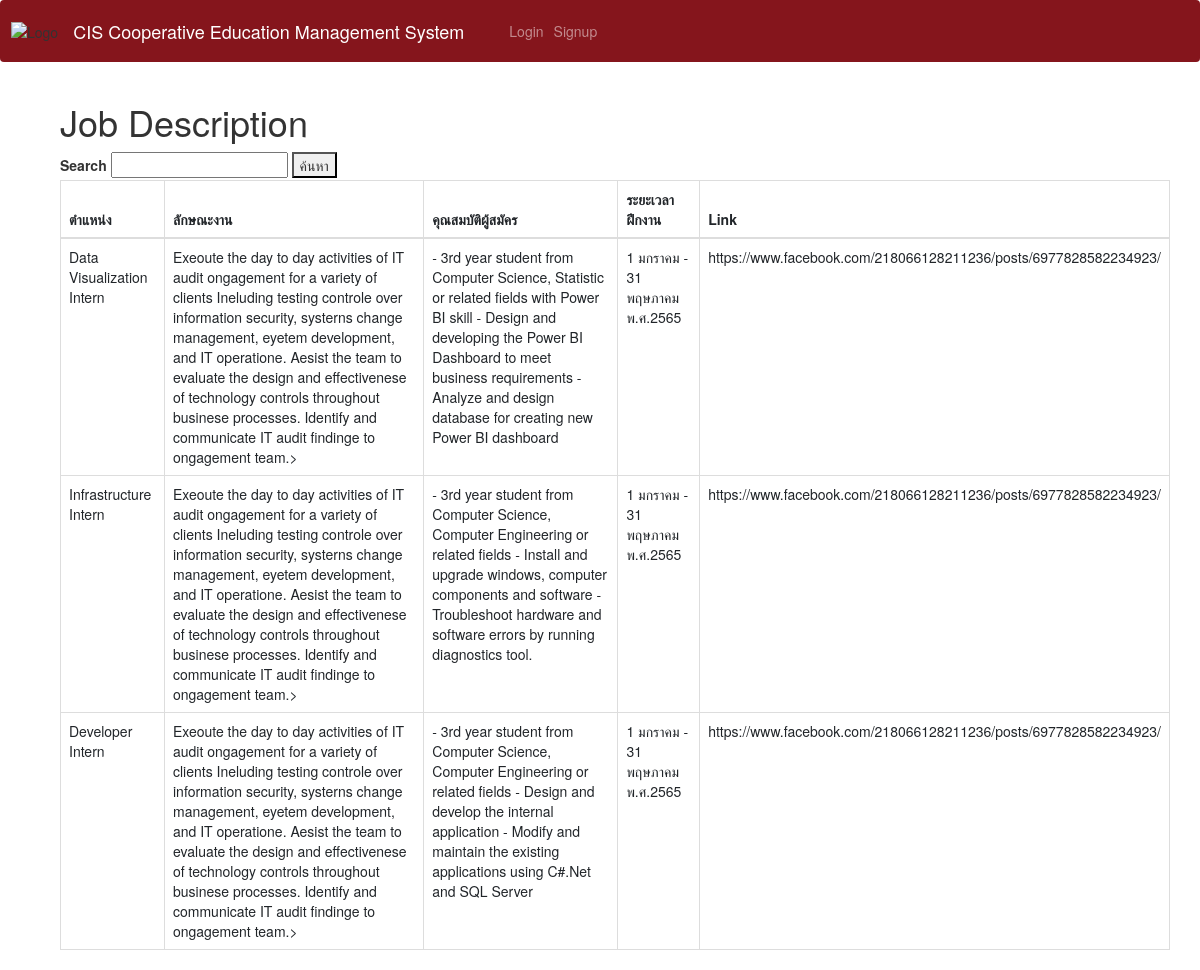
The app's page /job1?t=11 with its own data.
### tables this page shows
CREATE TABLE "Job_Position" (
	"Job_Position_ID"	varchar(10) NOT NULL,
	"Company_ID"	varchar(10) NOT NULL,
	"User_Staff_ID"	varchar(10) NOT NULL,
	"Job_Position_Name"	varchar(255) NOT NULL,
	"Job_Amount_Required"	int(100),
	"Compensation"	int(10),
	"Job_Description"	varchar(255),
	"Position_Qualification"	varchar(255),
	"Working_Period"	varchar(255),
	"Job_Position_Link"	varchar(255) NOT NULL,
	PRIMARY KEY("Job_Position_ID"),
	FOREIGN KEY("Company_ID") REFERENCES "Company"("Company_ID")
);

### dsi321new/website/auth.py (the view)
@auth.route('/job1')
def job1():
        with con:
            atitle = request.args.get('t')
            cur=con .cursor()
            query1= "select * from Job_Position where Company_ID = "+str(atitle)
            cur.execute(query1)
            rows= cur.fetchall()
        return render_template("job1.html",datas2=rows, user=current_user)

### dsi321new/website/templates/job1.html (shortened to what this page needs)
<!DOCTYPE html>
{% extends "base.html" %} {% block title %}Job1{% endblock %} {% block content%}
<html>
<head>
  <link rel="stylesheet" href="https://maxcdn.bootstrapcdn.com/bootstrap/3.3.7/css/bootstrap.min.css">
</head>
<body>
    <div class ='container'>
        <h1> Job Description</h1>
          <label>Search</label>
          <input type="text" name="search">
          <button type="submit" >ค้นหา</button>
          <table class = "table table-bordered">
            <thead>
              <tr>
                <th>ตำแหน่ง</th>
                <th>ลักษณะงาน</th>
                <th>คุณสมบัติผู้สมัคร</th>
                <th>ระยะเวลาฝึกงาน</th>
                <th>Link</th>
              </tr>
            </thead>
            <tbody>
              {%for row in datas2 %}
              <tr>
                <td>{{row.3}}</td>
                <td>{{row.6}}></td>
                <td>{{row.7}}</td>
                <td>{{row.8}}</td>
                <td>{{row.9}}</td>
              </tr>
              {% endfor %}
            </tbody>
          </table>
    </div>
</body>
{% endblock %}

### records on screen
Job_Position: Job_Position_Name "Data Visualization Intern", Job_Description "Exeoute the day to day activities of IT audit ongagement for a variety of clients Ineluding testing controle over information security, systerns change management, eyetem development, and IT operatione. Aesist the team to evaluate the design and effectivenese of technology controls throughout businese processes. Identify and communicate IT audit findinge to ongagement team.", Position_Qualification "- 3rd year student from Computer Science, Statistic or related fields with Power BI skill - Design and developing the Power BI Dashboard to meet business requirements - Analyze and design database for creating new Power BI dashboard", Working_Period "1 มกราคม - 31 พฤษภาคม พ.ศ.2565", Job_Position_Link "https://www.facebook.com/218066128211236/posts/6977828582234923/"
Job_Position: Job_Position_Name "Infrastructure Intern", Job_Description "Exeoute the day to day activities of IT audit ongagement for a variety of clients Ineluding testing controle over information security, systerns change management, eyetem development, and IT operatione. Aesist the team to evaluate the design and effectivenese of technology controls throughout businese processes. Identify and communicate IT audit findinge to ongagement team.", Position_Qualification "- 3rd year student from Computer Science, Computer Engineering or related fields - Install and upgrade windows, computer components and software - Troubleshoot hardware and software errors by running diagnostics tool.", Working_Period "1 มกราคม - 31 พฤษภาคม พ.ศ.2565", Job_Position_Link "https://www.facebook.com/218066128211236/posts/6977828582234923/"
Job_Position: Job_Position_Name "Developer Intern", Job_Description "Exeoute the day to day activities of IT audit ongagement for a variety of clients Ineluding testing controle over information security, systerns change management, eyetem development, and IT operatione. Aesist the team to evaluate the design and effectivenese of technology controls throughout businese processes. Identify and communicate IT audit findinge to ongagement team.", Position_Qualification "- 3rd year student from Computer Science, Computer Engineering or related fields - Design and develop the internal application - Modify and maintain the existing applications using C#.Net and SQL Server", Working_Period "1 มกราคม - 31 พฤษภาคม พ.ศ.2565", Job_Position_Link "https://www.facebook.com/218066128211236/posts/6977828582234923/"
